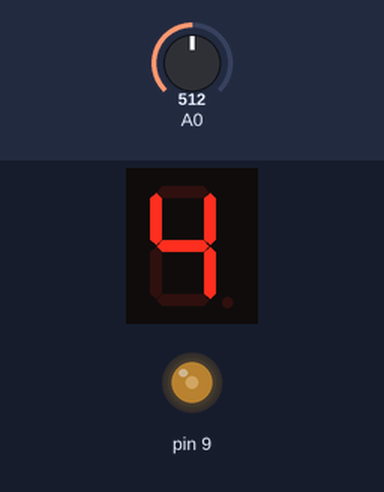
A sketch run on a simulated Arduino Uno, built with avr-gcc and run on an emulated ATmega328P. On the bench: 1-digit seven-segment display, output pins drawn as LEDs (lit = HIGH). Wiring (inferred from the names in the program): 1-digit 7-segment display, segments lit when HIGH: segments pin 2, pin 3, pin 4, pin 5, pin 6, pin 7, pin 8. The test bench sets the inputs (shaded band); at power-on: A0 = 512. The segment pins are drawn as the display they are named for; pins used as bus, display or sensor lines are not drawn.

Above: at 1.2 s.
1.3 s: A0 set to 716
At 2.5 s:
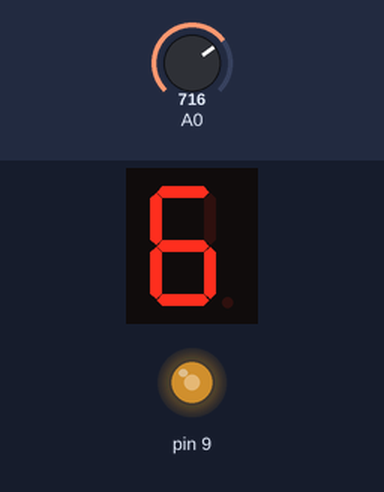
2.8 s: A0 set to 1023
At 3.9 s:
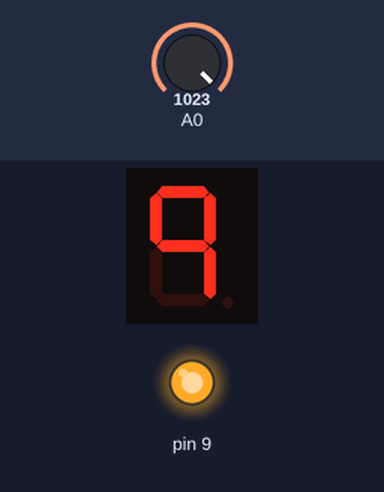
4.3 s: A0 set to 306
At 5.1 s:
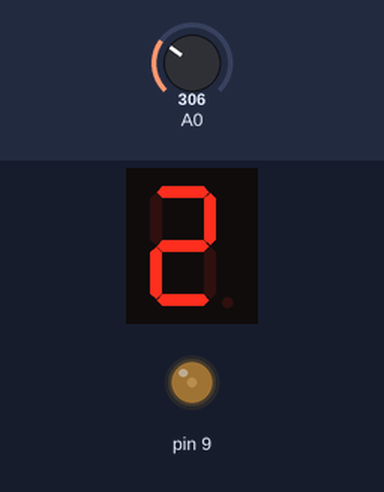
5.8 s: A0 set to 0
At 6.3 s:
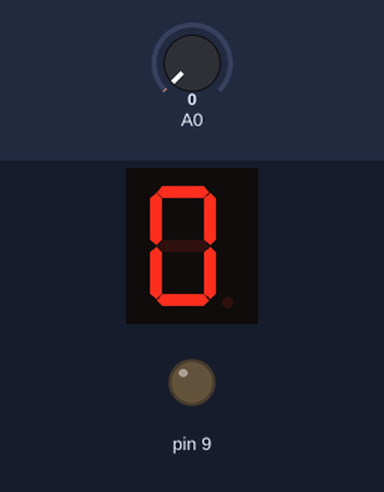
7.3 s: A0 set to 511
At 8.8 s:
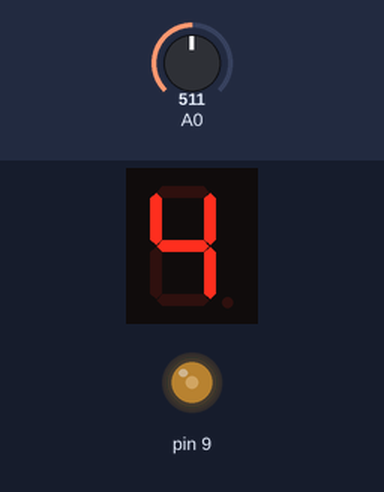
Timing chart, 0 to 9.8 s (numbered marks = the images above; inputs shaded):
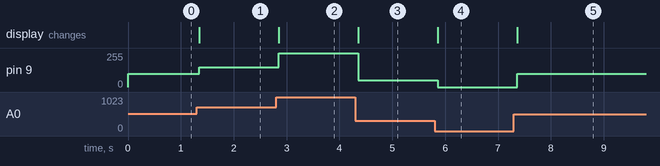

Measured:
- after the input at 1.3 s, pin 9: 100/255 → 150/255 after 0.05 s; the display: changes after 0.05 s (image 1)
- after the input at 2.8 s, pin 9: 150/255 → 255/255 after 0.05 s; the display: changes after 0.05 s (image 2)
- after the input at 4.3 s, pin 9: 255/255 → 50/255 after 0.06 s; the display: changes after 0.06 s (image 3)
- after the input at 5.8 s, pin 9: 50/255 → 0/255 after 0.06 s; the display: changes after 0.06 s (image 4)
- after the input at 7.3 s, pin 9: 0/255 → 100/255 after 0.06 s; the display: changes after 0.06 s (image 5)

The sketch:

Montaje5.ino
```cpp
// Pines
int a = 2;
int b = 3;
int c = 4;
int d = 5;
int e = 6;
int f = 7;
int g = 8;

void setup(){
  pinMode(a, OUTPUT);
  pinMode(b, OUTPUT);
  pinMode(c, OUTPUT);
  pinMode(d, OUTPUT);
  pinMode(e, OUTPUT);
  pinMode(f, OUTPUT);
  pinMode(g, OUTPUT);
  pinMode(9, OUTPUT);
  pinMode(A0, INPUT);
}

// Funciones para dibujar los números
void cero(){
  digitalWrite(a, HIGH);
  digitalWrite(b, HIGH);
  digitalWrite(c, HIGH);
  digitalWrite(d, HIGH);
  digitalWrite(e, HIGH);
  digitalWrite(f, HIGH);
  digitalWrite(g, LOW);
  analogWrite(9, 0);
}

void uno(){
  digitalWrite(a, LOW);
  digitalWrite(b, HIGH);
  digitalWrite(c, HIGH);
  digitalWrite(d, LOW);
  digitalWrite(e, LOW);
  digitalWrite(f, LOW);
  digitalWrite(g, LOW);
  analogWrite(9, 25);
}

void dos(){
  digitalWrite(a, HIGH);
  digitalWrite(b, HIGH);
  digitalWrite(c, LOW);
  digitalWrite(d, HIGH);
  digitalWrite(e, HIGH);
  digitalWrite(f, LOW);
  digitalWrite(g, HIGH);
  analogWrite(9, 50);
}

void tres(){
  digitalWrite(a, HIGH);
  digitalWrite(b, HIGH);
  digitalWrite(c, HIGH);
  digitalWrite(d, HIGH);
  digitalWrite(e, LOW);
  digitalWrite(f, LOW);
  digitalWrite(g, HIGH);
  analogWrite(9, 75);
}

void cuatro(){
  digitalWrite(a, LOW);
  digitalWrite(b, HIGH);
  digitalWrite(c, HIGH);
  digitalWrite(d, LOW);
  digitalWrite(e, LOW);
  digitalWrite(f, HIGH);
  digitalWrite(g, HIGH);
  analogWrite(9, 100);
}

void cinco(){
  digitalWrite(a, HIGH);
  digitalWrite(b, LOW);
  digitalWrite(c, HIGH);
  digitalWrite(d, HIGH);
  digitalWrite(e, LOW);
  digitalWrite(f, HIGH);
  digitalWrite(g, HIGH);
  analogWrite(9, 125);
}

void seis(){
  digitalWrite(a, HIGH);
  digitalWrite(b, LOW);
  digitalWrite(c, HIGH);
  digitalWrite(d, HIGH);
  digitalWrite(e, HIGH);
  digitalWrite(f, HIGH);
  digitalWrite(g, HIGH);
  analogWrite(9, 150);
}

void siete(){
  digitalWrite(a, HIGH);
  digitalWrite(b, HIGH);
  digitalWrite(c, HIGH);
  digitalWrite(d, LOW);
  digitalWrite(e, LOW);
  digitalWrite(f, LOW);
  digitalWrite(g, LOW);
  analogWrite(9, 175);
}

void ocho(){
  digitalWrite(a, HIGH);
  digitalWrite(b, HIGH);
  digitalWrite(c, HIGH);
  digitalWrite(d, HIGH);
  digitalWrite(e, HIGH);
  digitalWrite(f, HIGH);
  digitalWrite(g, HIGH);
  analogWrite(9, 200);
}

void nueve(){
  digitalWrite(a, HIGH);
  digitalWrite(b, HIGH);
  digitalWrite(c, HIGH);
  digitalWrite(d, LOW);
  digitalWrite(e, LOW);
  digitalWrite(f, HIGH);
  digitalWrite(g, HIGH);
  analogWrite(9, 255);
}

void loop(){
  int valorPotenciometro = analogRead(A0);
  int nivel = map(valorPotenciometro, 0, 1023, 0, 9);

  switch(nivel){
  	case 0:
      cero();
      break;
    case 1:
      uno();
      break;
    case 2:
      dos();
      break;
    case 3:
      tres();
      break;
    case 4:
      cuatro();
      break;
    case 5:
      cinco();
      break;
    case 6:
      seis();
      break;
    case 7:
      siete();
      break;
    case 8:
      ocho();
      break;
    case 9:
      nueve();
      break;
  }

  delay(150);
}
```
